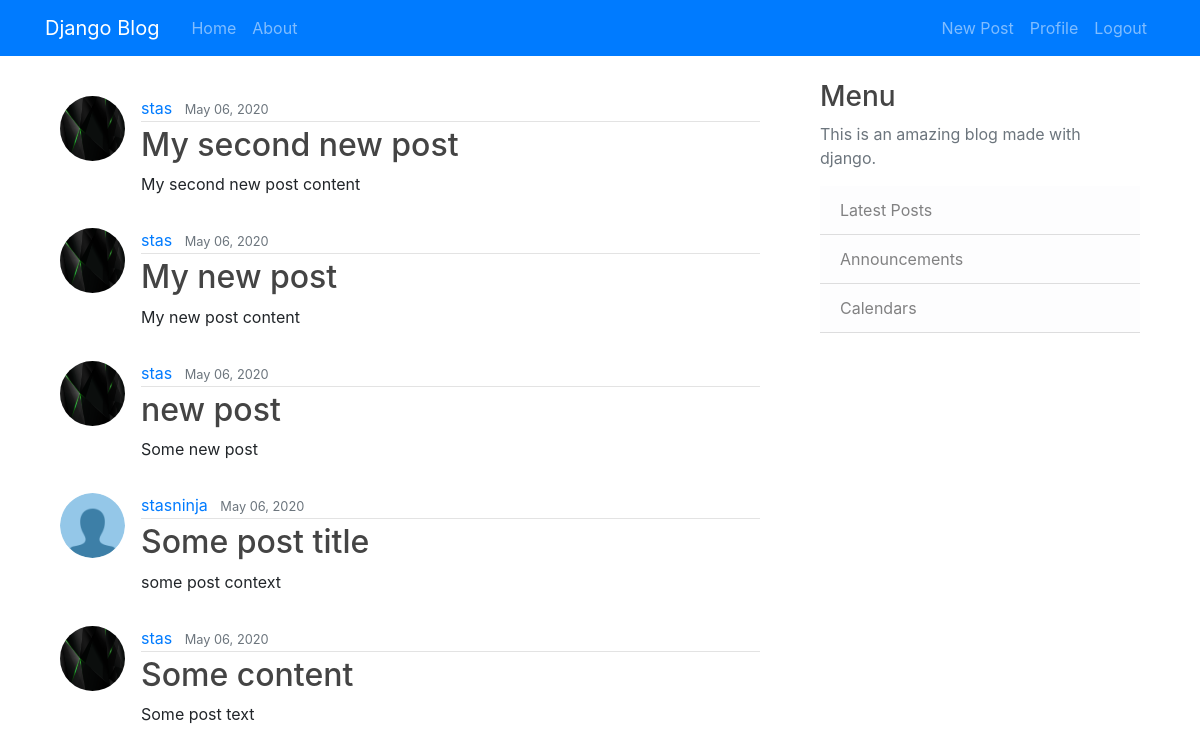
Screenshot of / (signed in) with the database file from the repository.
### main/models.py (models this page shows, shortened)
class Post(models.Model):
    title = models.CharField(max_length=100)
    content = models.TextField()
    date_posted = models.DateTimeField(default = timezone.now)
    author = models.ForeignKey(User, on_delete=models.CASCADE)

### users/models.py (models this page shows, shortened)
class Profile(models.Model):
    user = models.OneToOneField(User, on_delete=models.CASCADE)
    image = models.ImageField(default='default.jpg', upload_to='profile_pics')

### main/views.py (the view)
# urls.py: path('', views.PostListView.as_view(), name="home"),
class PostListView(ListView):
    model = Post
    template_name = 'home.html'
    context_object_name = 'posts'
    ordering = ['-date_posted']
    paginate_by = 5

### templates/home.html
{% extends 'base.html' %}
{% block content %}
  {% for post in posts %}
    <article class="media container mt-3">
      <img src="{{ post.author.profile.image.url }}" class="rounded-circle article-img">
      <div class="media-body">
        <div class="article-metadata">
          <a class="mr-2" href="#">{{ post.author }}</a>
          <small class="text-muted">{{ post.date_posted|date:"F d, Y" }}</small>
        </div>
        <h2><a class="article-title" href="{% url 'detail' post.id %}">{{ post.title }}</a></h2>
        <p class="article-content">{{ post.content }}</p>
      </div>
    </article>
  {% endfor %}
{% endblock content %}

### static/css/style.css (style rules this page uses)
body { background: #fafafa; color: #333333; margin-top: 5rem; }
h1, h2, h3, h4, h5, h6 { color: #444444; }
.article-title { color: #444444; }
.article-content { white-space: pre-line; }
.article-img { height: 65px; width: 65px; margin-right: 16px; }
.article-metadata { padding-bottom: 1px; margin-bottom: 4px; border-bottom: 1px solid #e3e3e3 }

### rows the page displays
Post: author.profile.image (picture), author "stas", date_posted "May 06, 2020", title "My second new post", content "My second new post content"
Post: author.profile.image (picture), author "stas", date_posted "May 06, 2020", title "My new post", content "My new post content"
Post: author.profile.image (picture), author "stas", date_posted "May 06, 2020", title "new post", content "Some new post"
Post: author.profile.image (placeholder picture), author "stasninja", date_posted "May 06, 2020", title "Some post title", content "some post context"
Post: author.profile.image (picture), author "stas", date_posted "May 06, 2020", title "Some content", content "Some post text"
